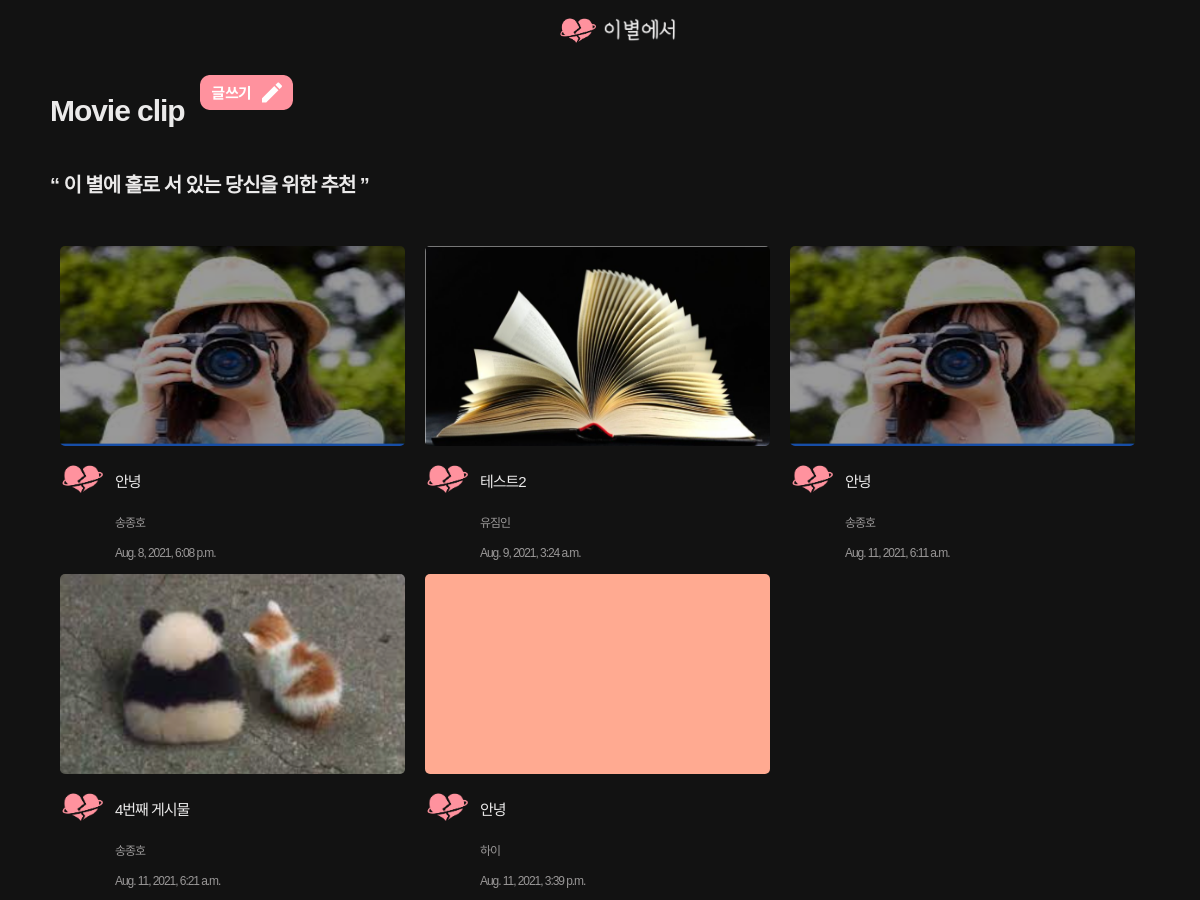
The app's page /videoApp/main/, older data.
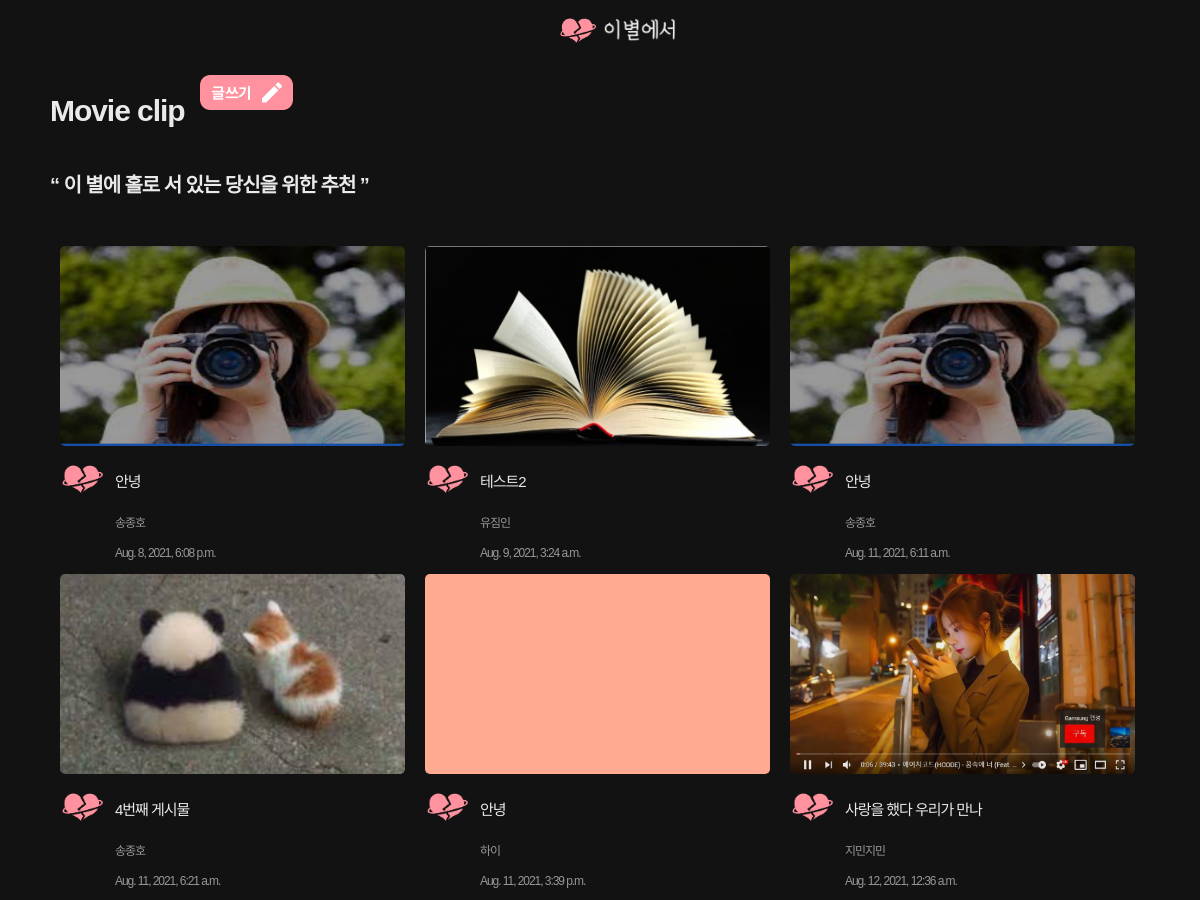
The same page, newer data.
### videoApp/models.py (models this page shows, shortened)
class Video(models.Model) :
    title = models.CharField(max_length=200)         # 영상 제목
    writer = models.CharField(max_length=100)        # 영상 작성자
    youtube = models.CharField(max_length=100)       # 유튜브 공유 속성 중 다른 값
    pub_date = models.DateTimeField()                # 게시물 올린 날짜
    body = models.TextField()   #게시물의 내용
    image = models.ImageField(upload_to = "videoApp/", blank=True, null=True)   # 유튜브 영상 이미지

### videoApp/views.py (the view)
# urls.py: path('main/',mainVideo, name = "mainVideo"),
def mainVideo(request):
    videos = Video.objects.all()
    return render(request,'main_video.html',{'videos' : videos})

### videoApp/templates/main_video.html (shortened to what this page needs)
{% extends 'base.html' %} {% block content %}
<!DOCTYPE html>
<html lang="en">
  <head>
    {% load static %}
    <link
      rel="stylesheet"
      href="https://cdn.jsdelivr.net/npm/reset-css@5.0.1/reset.min.css"
    />
    <link rel="stylesheet" href="{% static 'common.css' %}" />
    <link rel="stylesheet" href="{% static 'movieList.css' %}" />
  </head>
  <body>
    <div class="inner__content">
      <div class="pageInfo">
        <dic class="titleButtonBox">
          <h1>Movie clip</h1>
          <a href="{%url 'newVideo'%}">
            <img class="writeButton" src="{% static 'writeButton.png' %}" />
          </a>
        </dic>
        <h2>“ 이 별에 홀로 서 있는 당신을 위한 추천 ”</h2>
      </div>
      <div class="container2">
        {%for video in videos%}
        <a class="movieItemBox" href="{%url 'detailVideo' video.id %}">
          <img src="{{video.image.url}}" class="movieImage" />
          <div class="movieInfo">
            <img src="{% static 'fromFarewell.png' %}" class="writerImage" />
            <div class="movieItemBoxText">
              <p class="title">{{video.title}}</p>
              <p class="writer">{{video.writer}}</p>
              <p class="pubDate">{{video.pub_date}}</p>
            </div>
          </div>
        </a>
        {% endfor %}
      </div>
    </div>
  </body>
</html>
{% endblock %}

### project_farewell/templates/base.html (shortened to what this page needs)
<!DOCTYPE html>
<html lang="en">
  <head>
    {% load static %}
    <link
      rel="stylesheet"
      href="https://cdn.jsdelivr.net/npm/reset-css@5.0.1/reset.min.css"
    />
    {% load static %}
    <link rel="stylesheet" href="{% static 'common.css' %}">
  </head>
  <body>
    {% load static %}
    <header>
      <div class="inner">
        <a href="{% url 'home'%}" class="logo">
          <img
            class="logo__img"
            src="{% static 'fromFarewell.png' %}"
            alt="fromFarewellLogo"
          />
          <img
            class="logo__title"
            src="{% static 'fromFarewellTitle.png' %}"
            alt="fromFarewellTitle"
          />
        </a>
      </div>
    </header>
    {% block content %}
    {% endblock %}
  </body>
</html>
    {% load static %}

### videoApp/static/common.css (style rules this page uses)
body { background-color: #121212; font-family: "Noto Sans KR", sans-serif; letter-spacing: -0.07em; line-height: 1.5; font-size: 15px; color: #ebeaea; }
.inner { width: 1280px; margin: 0 auto; position: relative; }
.inner__content { width: 1100px; margin: 0 auto; position: relative; padding-top:60px; }
header { background-color: #121212; position: fixed; top: 0; width: 100%; z-index: 99; }
header > .inner { height: 60px; }
header .logo { display: flex; align-items: center; height: 60px; position: absolute; top: 0; bottom: 0; left: 0; margin: auto 0; text-decoration: none; }
header .logo .logo__img { height: 40px; margin-right: 5px; margin-left: 550px; }
header .logo .logo__title { height: 24px; }

### videoApp/static/movieList.css (style rules this page uses)
.pageInfo { margin-bottom: 20px; display: flex; flex-direction: column; }
.titleButtonBox { display: flex; }
.container2 { display: flex; flex-wrap: wrap; flex-direction: row; justify-content: space-between; justify-content: flex-start; }
.movieItemBox { width: 345px; height: 298px; text-decoration: none; margin-bottom: 10px; padding: 10px; }
.movieItemBoxText { flex-direction: column; padding-left: 10px; }
.movieImage { width: 345px; height: 200px; border-radius: 5px; vertical-align: top; }
.writerImage { border-radius: 100%; width: 45px; height: 45px; }
.movieInfo { width: 354px; height: 90px; display: flex; flex-direction: row; padding-top: 10px; }
h1 { font-size: 30px; }
h2 { font-size: 20px; }
p, h1, h2 { color: #ebeaea; }
.title { font-size: 15px; padding-bottom: 5px; }
.writer { color: #999797; font-size: 12px; }
.pubDate { color: #999797; font-size: 12px; }
.writeButton { width: 93px; height: 35px; margin-left: 15px; margin-top: 7px; }

Row changes from the older to the newer data that the page shows:
added Video: image (picture), title "사랑을 했다 우리가 만나", writer "지민지민", pub_date "Aug. 12, 2021, 12:36 a.m."
